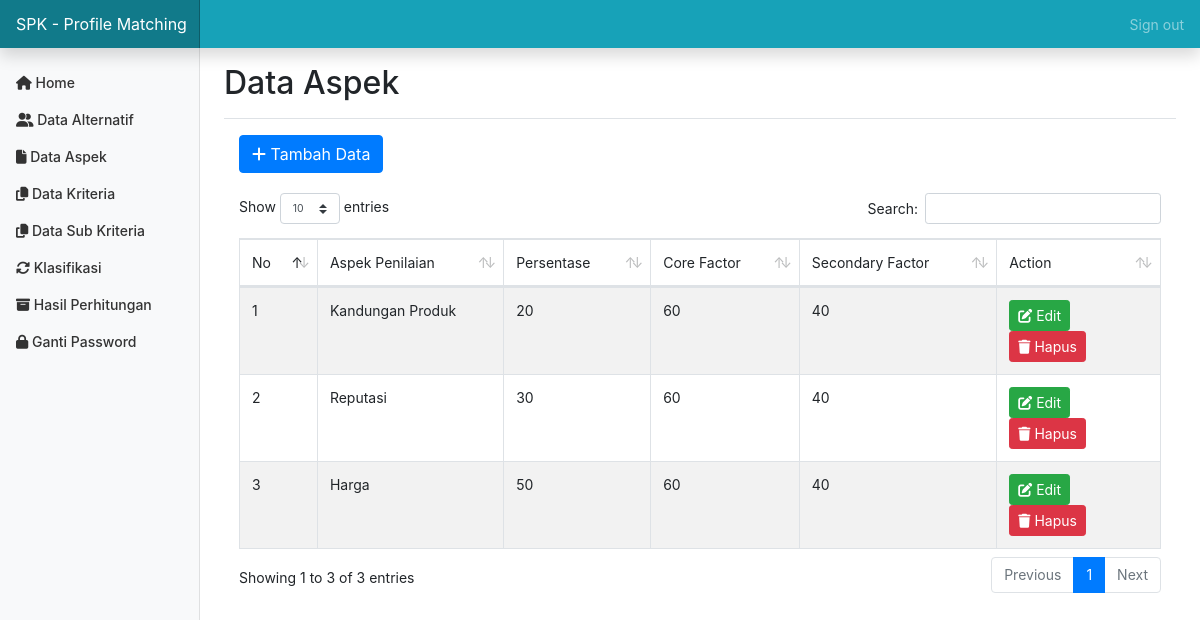
Page /home.php?page=aspek (signed in) on the committed database.
### tables this page shows
CREATE TABLE `pm_aspek` (
  `id_aspek` int NOT NULL,
  `aspek` varchar(50) NOT NULL,
  `prosentase` int NOT NULL,
  `bobot_core` int NOT NULL,
  `bobot_secondary` int NOT NULL
);

### aspek.php (the view, shortened to what this page needs)
<div class="container">
		<a href="home.php?page=tambah_aspek">
			<button style="margin-bottom: 20px;" class="btn btn-primary"> <i class="fa fa-plus"></i> Tambah Data </button>
		</a>
		<table id="example" class="table table-striped table-bordered" style="width:100%">
	    	<thead>
	    		<tr>
	    			<td>No</td>
	    			<td>Aspek Penilaian</td>
	    			<td>Persentase</td>
	    			<td>Core Factor</td>
	    			<td>Secondary Factor</td>
	    			<td>Action</td>
	    		</tr>
	    	</thead>
	    	<tbody>
				<?php
			        $no = 1;
			        $query = "SELECT * FROM pm_aspek ORDER BY id_aspek ASC";
			        $aspek_penilaian = $koneksi->prepare($query);
			        $aspek_penilaian->execute();
			        $res1 = $aspek_penilaian->get_result();
			        if ($res1->num_rows > 0) {
				        while ($row = $res1->fetch_assoc()) {
				        	$id = $row['id_aspek'];
				            $aspek = $row['aspek'];
				            $prosentase = $row['prosentase'];
				            $bobot_core = $row['bobot_core'];
				            $bobot_secondary = $row['bobot_secondary'];
				?>
					<tr>
						<td><?php echo $no++; ?></td>
						<td><?php echo $aspek; ?></td>
						<td><?php echo $prosentase; ?></td>
						<td><?php echo $bobot_core; ?></td>
						<td><?php echo $bobot_secondary; ?></td>
						<td>
							<a href="home.php?page=edit_aspek&aa=<?php echo base64_encode($id) ?>">
								<button class="btn btn-success btn-sm"> <i class="fa fa-edit"></i> Edit </button>
							</a>
							<a href="hapus_aspek.php?aa=<?php echo base64_encode($id) ?>" onclick="javascript: return confirm('Apakah Anda yakin ingin menghapus data ini?')">
								<button class="btn btn-danger btn-sm"> <i class="fa fa-trash"></i> Hapus </button>
							</a>
						</td>
					</tr>
			    <?php } } else { ?>
				    <tr>
				    	<td colspan='7'>Tidak ada data ditemukan</td>
				    </tr>
			    <?php } ?>
	    	</tbody>
	    </table>
    </div>

### css/dashboard.css (style rules this page uses)
body { font-size: .875rem; }

### rows in the picture
pm_aspek: aspek "Kandungan Produk", prosentase "20", bobot_core "60", bobot_secondary "40"
pm_aspek: aspek "Reputasi", prosentase "30", bobot_core "60", bobot_secondary "40"
pm_aspek: aspek "Harga", prosentase "50", bobot_core "60", bobot_secondary "40"
